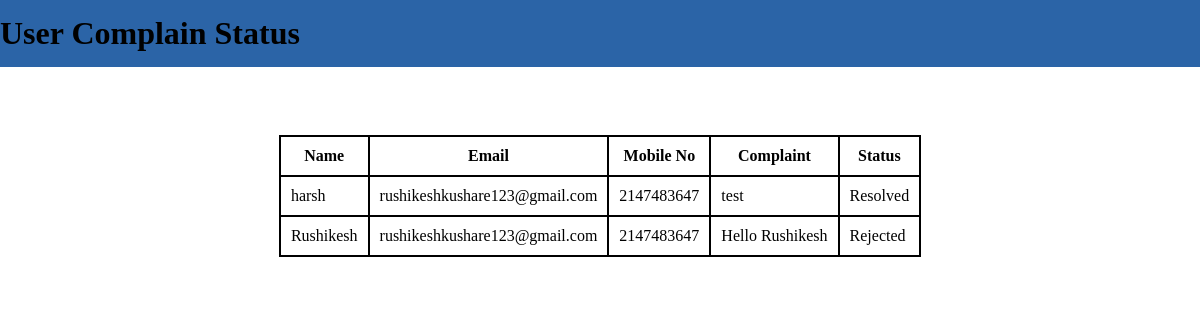
The page /REGISTRATION/REGISTRATION/user.php (signed in) on the database its author committed.
### tables this page shows
CREATE TABLE `register` (
  `id` int(11) NOT NULL,
  `name` varchar(30) NOT NULL,
  `Email` varchar(50) NOT NULL,
  `contact` int(10) NOT NULL,
  `complaint` text NOT NULL,
  `status` varchar(255) NOT NULL DEFAULT 'pending'
);

### REGISTRATION/REGISTRATION/user.php (the view, shortened to what this page needs)
<?php
include('database_con.php');
?>
<!DOCTYPE html>
<html lang="en">
<head>
    <link rel="stylesheet" href="user.css">
</head>
<body>
    <h1>User Complain Status</h1><br>
    <table>
        <tr>
          <th>Name</th>
          <th>Email</th>
          <th>Mobile No</th>
          <th>Complaint</th>
          <th>Status</th>
        </tr>
        <?php
$user=$_SESSION['login'];
$select =mysqli_query($conn,"select * from register where Email='$user' order by id DESC");
while($row= mysqli_fetch_array($select)){
echo '<tr>
<td>'.$row['name'].'</td>
<td>'.$row['Email'].'</td>
<td>'.$row['contact'].'</td>
<td>'.$row['complaint'].'</td>
<td>'.$row['status'].'</td>
</tr>';
}
?>
      </table>
</body>
</html>

### REGISTRATION/REGISTRATION/user.css (style rules this page uses)
* { padding: 0; margin: 0; box-sizing: border-box; }
h1 { background-color: rgb(43, 100, 167); padding: 15px 0; }
table { margin-left: auto; margin-right: auto; margin-top: 50px; border-radius:5px; }
th,td,table { border:2.3px solid black; border-collapse:collapse; padding: 10px; }

### rows shown on the page
register: name "harsh", Email "rushikeshkushare123@gmail.com", contact "2147483647", complaint "test", status "Resolved"
register: name "Rushikesh", Email "rushikeshkushare123@gmail.com", contact "2147483647", complaint "Hello Rushikesh", status "Rejected"
